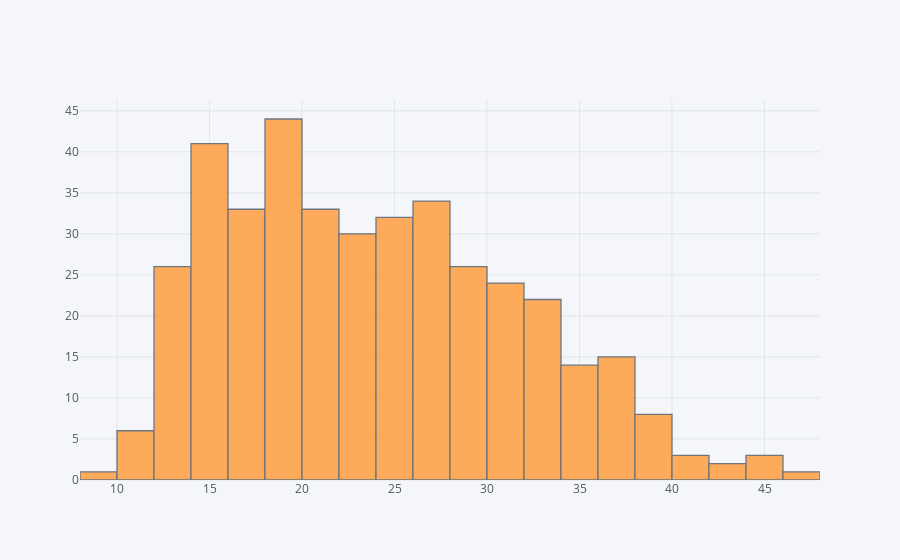

This figure's notebook cell:
### Markdown cell above
# Histrogram Plot

### Code cell
dataset['mpg'].iplot(kind='hist',bins=25)

### Figure 1 — Plotly figure (JSON) as saved in the notebook; plotly's stock layout.template omitted (floating-point values rounded to 4 significant figures; data arrays with more than 128 entries replaced by an {"elided": "..."} marker saying what was removed)
{"data": [{"histfunc": "count", "histnorm": "", "marker": {"color": "rgba(255, 153, 51, 1.0)", "line": {"color": "#4D5663", "width": 1.3}}, "name": "mpg", "nbinsx": 25, "opacity": 0.8, "orientation": "v", "type": "histogram", "uid": "476c8c59-f26a-4031-915d-e34930b23a33", "x": {"elided": "398 float values"}}], "layout": {"barmode": "overlay", "legend": {"bgcolor": "#F5F6F9", "font": {"color": "#4D5663"}}, "paper_bgcolor": "#F5F6F9", "plot_bgcolor": "#F5F6F9", "title": {"font": {"color": "#4D5663"}}, "xaxis": {"gridcolor": "#E1E5ED", "showgrid": true, "tickfont": {"color": "#4D5663"}, "title": {"font": {"color": "#4D5663"}, "text": ""}, "zerolinecolor": "#E1E5ED"}, "yaxis": {"gridcolor": "#E1E5ED", "showgrid": true, "tickfont": {"color": "#4D5663"}, "title": {"font": {"color": "#4D5663"}, "text": ""}, "zerolinecolor": "#E1E5ED"}}}
